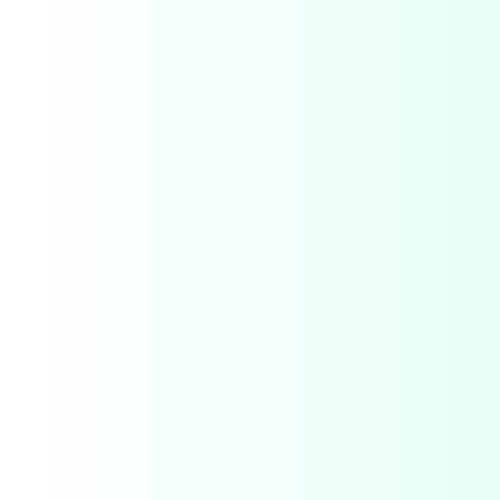
Frame 1 (no input)
Frame 60 (no input): identical to frame 1, image omitted
Frame 120 (the mouse pressed at the canvas centre since frame 60): identical to frame 1, image omitted

The p5.js sketch that drew this single still picture (run headless with seeded random() and noise() and a simulated clock; from frame 60 on, the mouse is pressed at the canvas centre):

// p5.js sketch
// ── sketch.js
// create an object that holds genre names and their corresponding hue values
var genreHues = {"Hip-hop & Rap": 310, "Pop": 274, "Electronic":157}

// define genre variable that will be used to determine gradient
var selectedGenre;

// create an array of saturation values for selected hue
var tileSaturation = [];
for (var i = 0; i < 10; i+=1) {
  tileSaturation.push(i);
}

// setup canvas
function setup() {
  createCanvas(500, 500);
  colorMode(HSB, 360, 100, 100);
  noStroke();
}

// draw a tile for each saturation value in tileSaturation array
function draw() {
  //random object value from genreHues object;
  selectedGenre = genreHues["Electronic"];
  // TODO selectedGenre = random(Object.keys(genreHues));
  // print selected genre to console
  print(selectedGenre);
  // draw and fill tiles, beginning with uppper left corner of canvas (0,0)
  var xVertex = 0;
    for (var i = 0; i < tileSaturation.length; i++) {
      // define saturation variable, which will take on values from tileSaturation array
      var saturation = tileSaturation[i];
      // define fill color to apply to tile
      fill(selectedGenre, saturation, 100);
      // draw tile (upper left xy coordinate, width of tile is number of saturation values, height of tile is height of canvas)
      rect(xVertex, 0, width/tileSaturation.length, height);
      // increment xVertex by width of tile
      xVertex += width/tileSaturation.length;
    }
  }

/* TODO
  
allow user to select genre from genreHues object

function keyPressed() {
  if (key == 1) {
    selectedGenre = "Hip-hop & Rap";
  }
  if (key == 2) {
    selectedGenre = "Pop";
  }
  if (key == 3) {
    selectedGenre = "Electronic";
  }
  return selectedGenre;
} */
